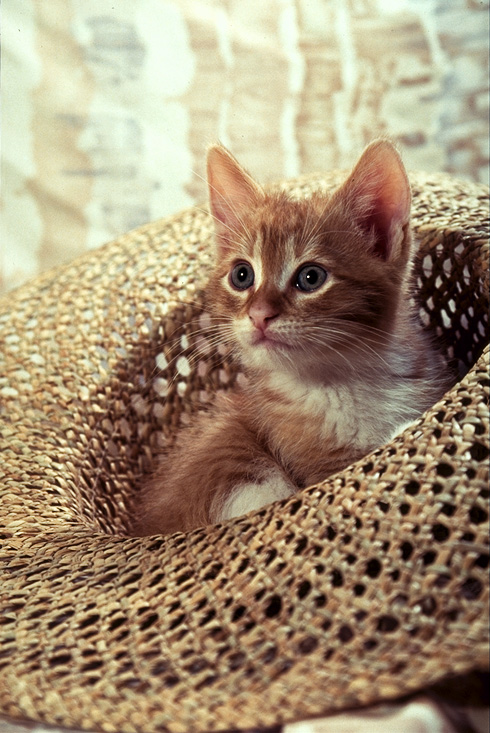
#> input picture cat.png, 490 x 733 px
$ python DCT.py
#> lines starting #> are read from the running program, lines starting #| are printed output that depends on the picture; long printed decimals are rounded
#a program that examines the effect of approximating an image
#with a partial set of DCT coefficients.
#8 × 8 DCT

import cv2
import numpy as np
from numpy import *
import math

###############################################################
#                get the matrix of 8x8 dct
###############################################################
def get_dct_mat():
    #8 x 8 DCT matrix
    dct_mat = np.zeros((8,8))

    for x in range(8):
        dct_mat[0,x] = sqrt(2.0/8) / sqrt(2.0)
    for u in range(1,8):
        for x in range(8):
            dct_mat[u,x] = sqrt(2.0/8) * cos((pi/8) * u * (x + 0.5))

    np.set_printoptions(precision=4)

    return dct_mat

################################################################
##                   dct
################################################################
def dct(img_blk,dct_mat):
    #Discrete	Cosine	Transform
    #img_blk: 8x8 block from original image

    dct_ret = np.dot(np.dot(dct_mat,img_blk),dct_mat.transpose())

    return dct_ret

################################################################
##                   inverse dct
################################################################
def idct(img_blk,dct_mat):
    #inverse Discrete	Cosine	Transform
    #img_blk: 8x8 block

    #according to property of DCT,
    #dct transpse is the inverse of dct

    idct_ret = np.dot(np.dot(dct_mat.transpose(),img_blk),dct_mat)

    return idct_ret
###################################################################
#               reconstruct using K elements
###################################################################
def zigzag(arr,k):
    arr = np.array(arr)
    ret = np.zeros(arr.shape)

    #reconstruct in zigzag order
    (i,j) = (0,0)
    direction = 'r' #{'r': right, 'd': down, 'ur': up-right, 'dl': down-left}

    for e in range(k):
        ret[i][j] = arr[i][j]
        if direction == 'r':
            j += 1
            if i == arr.shape[0] - 1:
                direction = 'ur'
            else:
                direction = 'dl'
        elif direction == 'dl':
            i += 1
            j -= 1
            if i == arr.shape[0] - 1:
                direction = 'r'
            elif j == 0:
                direction = 'd'
        elif direction == 'd':
            i += 1
            if j == 0:
                direction = 'ur'
            else:
                direction = 'dl'
        elif direction == 'ur':
            i -= 1
            j += 1
            if j == arr.shape[1] - 1:
                direction = 'd'
            elif i == 0:
                direction = 'r'

    return ret


#########################################################################
##################      calculate PSNR     ##############################
#########################################################################
def calc_psnr(img1, img2):
    mse = np.mean( (img1 - img2) ** 2 )
    if mse == 0:
        return 100
    PIXEL_MAX = 255.0
    return 20 * math.log10(PIXEL_MAX / math.sqrt(mse))

################################################################
#                     main
################################################################
def main():
    #Using an 8 × 8 DCT,
    #reconstruct the image with K < 64 coefficients,
    #when K = 2, 4, 8, 16, and 32
    K = 32
    img_name = "cat.png"
    img = cv2.imread(img_name,cv2.IMREAD_GRAYSCALE)
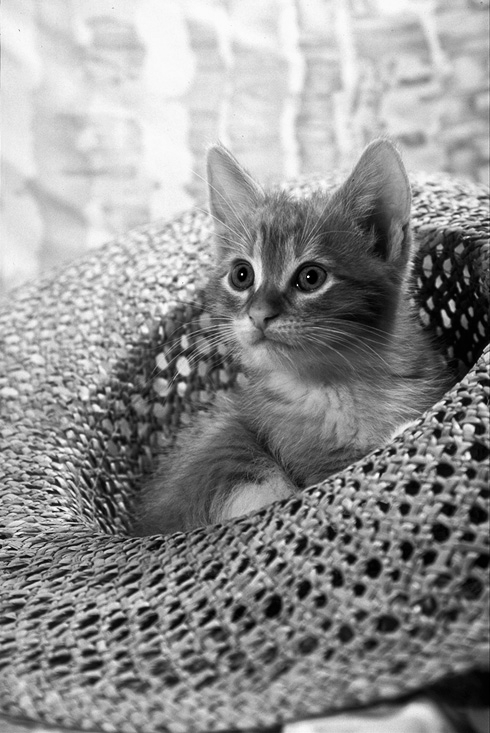
#> img: shape (733, 490); min 0, max 253, mean 145.5
    dim = (512,512)
    img = cv2.resize(img,dim, interpolation = cv2.INTER_AREA)
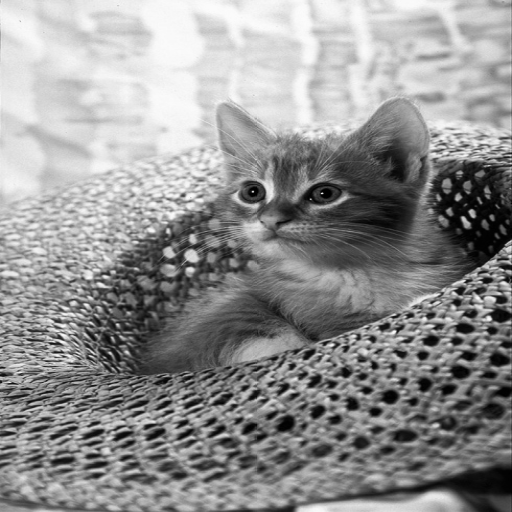
#> img: shape (512, 512); min 0, max 252, mean 145.4

    #array to store img after dct
    img_dct = np.zeros((512,512))
    #array to store img after reconstruction (idct)
    img_idct = np.zeros((512,512))
    #array to store img after quantization
    #img_qtz = np.zeros((512,512))
    #array to store img after de-quantization
    #img_de_qtz = np.zeros((512,512))
    #array to store img with K coefficients
    img_k = np.zeros((512,512))

    # quantization block from slides
    #qtzn_blk = [[16, 11, 10, 16, 24, 40, 51, 61],
     #        [12, 12, 14, 19, 26, 58, 60, 55],
      #       [14, 13, 16, 24, 40, 57, 69, 56],
       #      [14, 17, 22, 29, 51, 87, 80, 62],
        #     [18, 22, 37, 56, 68, 109, 103, 77],
         #    [24, 35, 55, 64, 81, 104, 113, 92],
          #   [49, 64, 78, 87, 103, 121, 120, 101],
           #  [72, 92, 95, 98, 112, 100, 103, 99]]

    #get 8x8 dct matrix
    dct_mat = get_dct_mat()

    #split to 8x8 blocks and use dct for each
    for i in range(0,512,8):
        for j in range(0,512,8):
            blk = img[i:i+8, j:j+8]
            dct_blk = dct(blk,dct_mat)
            img_dct[i:i+8,j:j+8] = np.copy(dct_blk)
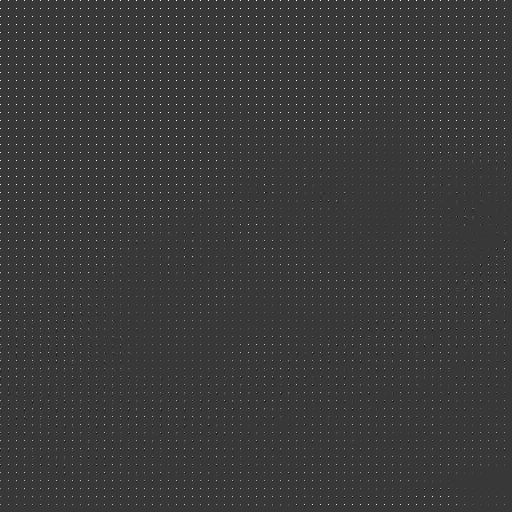
#> img_dct: shape (512, 512) float64; min -568.7, max 2001.1, mean 18.2; drawn with min black and max white

    #quantization
    #for i in range(0,512,8):
     #   for j in range(0,512,8):
      #      img_qtz[i:i+8,j:j+8] = np.around(np.divide(img_dct[i:8+8,j:j+8],qtzn_blk))

    #de-quantization
    #for i in range(0,512,8):
     #   for j in range(0,512,8):
      #      img_de_qtz[i:i+8,j:j+8] = np.around(np.multiply(img_qtz[i:8+8,j:j+8],qtzn_blk))

    #keep the first K dct coefficient for every 8x8 block
    for i in range(0,512,8):
        for j in range(0,512,8):
            blk = img_dct[i:i+8, j:j+8]
            img_k[i:i+8,j:j+8] = zigzag(blk,K)

    #inverse dct for each 8x8 block
    for i in range(0,512,8):
        for j in range(0,512,8):
            blk = img_k[i:i+8, j:j+8]
            idct_blk = idct(blk,dct_mat)
            img_idct[i:i+8,j:j+8] = np.copy(idct_blk)


    #save reconstructed image
    cv2.imwrite("reconstructed image with K = " + str(K) + ".png",img_idct)
    #calculate psnr
    psnr_val = calc_psnr(img_idct,img)
#> in calc_psnr, `mse = np.mean( (img1 - img2) ** 2 )`: mse = 14.87
#> psnr_val = 36.41

    print("psnr of the reconstructed image with K = ", K, "vs original image : ", psnr_val)
#| psnr of the reconstructed image with K =  32 vs original image :  36.407

    return 0

if __name__ == "__main__":
    main()

$ run again, with baboon.png copied over cat.png
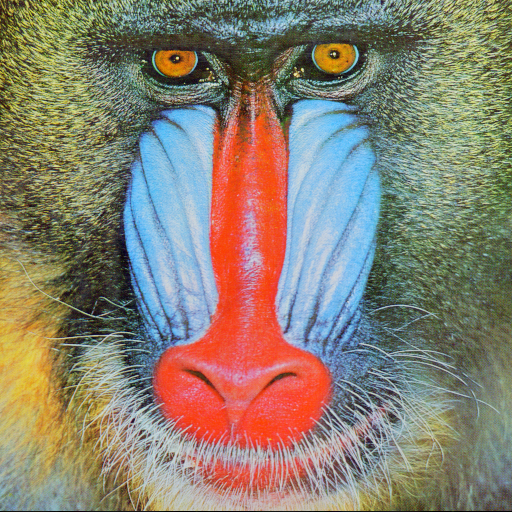
#> input picture baboon.png, 512 x 512 px
#> in main, `img = cv2.imread(img_name,cv2.IMREAD_GRAYSCALE)`:
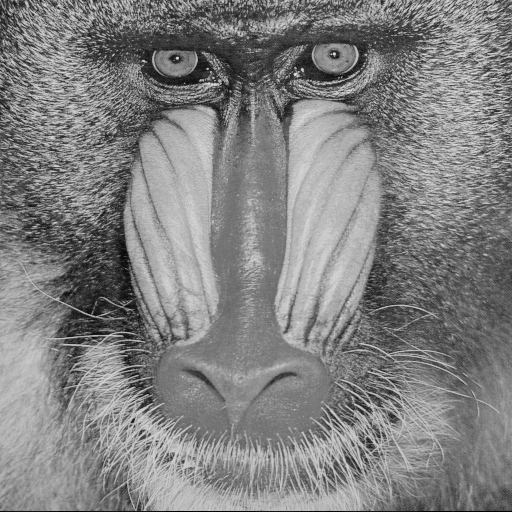
#> img: shape (512, 512); min 0, max 230, mean 129.1
#> after the loop in main, `for i in range(0,512,8):`:
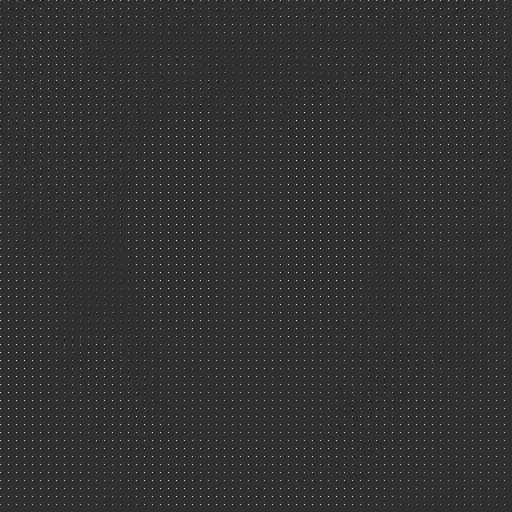
#> img_dct: shape (512, 512) float64; min -374.5, max 1622.1, mean 16.2; drawn with min black and max white
#> mse = 110.6
#> psnr_val = 27.69
#| psnr of the reconstructed image with K =  32 vs original image :  27.693
